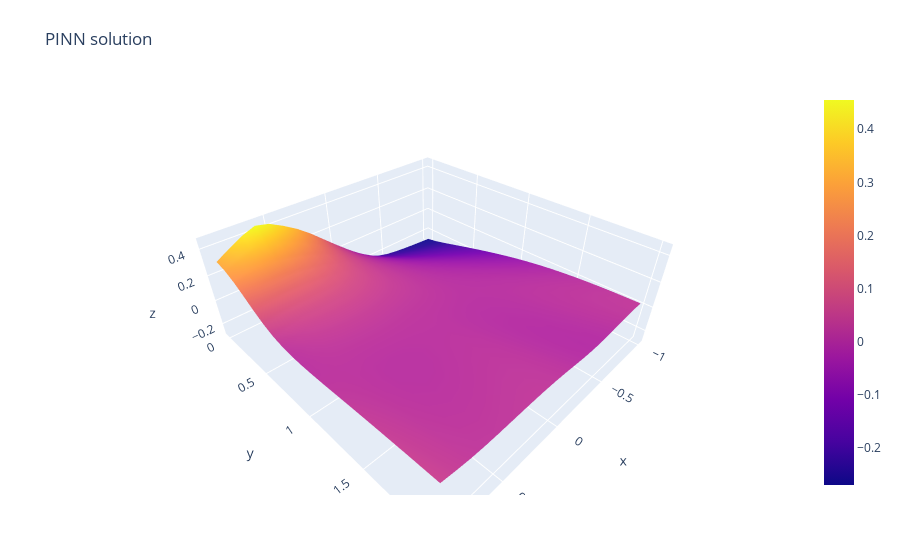

Notebook cell for this chart:
### Code cell
fig = go.Figure(data=[go.Surface(z=Z, x=X, y=T)])

fig.update_layout(title='PINN solution', margin=dict(l=65, r=50, b=65, t=90))

fig.show()

### Figure 1 — Plotly figure (JSON) as saved in the notebook; plotly's stock layout.template omitted (floating-point values rounded to 4 significant figures; data arrays with more than 128 entries replaced by an {"elided": "..."} marker saying what was removed)
{"data": [{"type": "surface", "x": [-1, -0.9, -0.8, -0.7, -0.6, -0.5, -0.4, -0.3, -0.2, -0.1, -2.22e-16, 0.1, 0.2, 0.3, 0.4, 0.5, 0.6, 0.7, 0.8, 0.9], "y": [0, 0.1, 0.2, 0.3, 0.4, 0.5, 0.6, 0.7, 0.8, 0.9, 1, 1.1, 1.2, 1.3, 1.4, 1.5, 1.6, 1.7, 1.8, 1.9, 2], "z": {"elided": "21x20 float values"}}], "layout": {"margin": {"b": 65, "l": 65, "r": 50, "t": 90}, "title": {"text": "PINN solution"}}}
